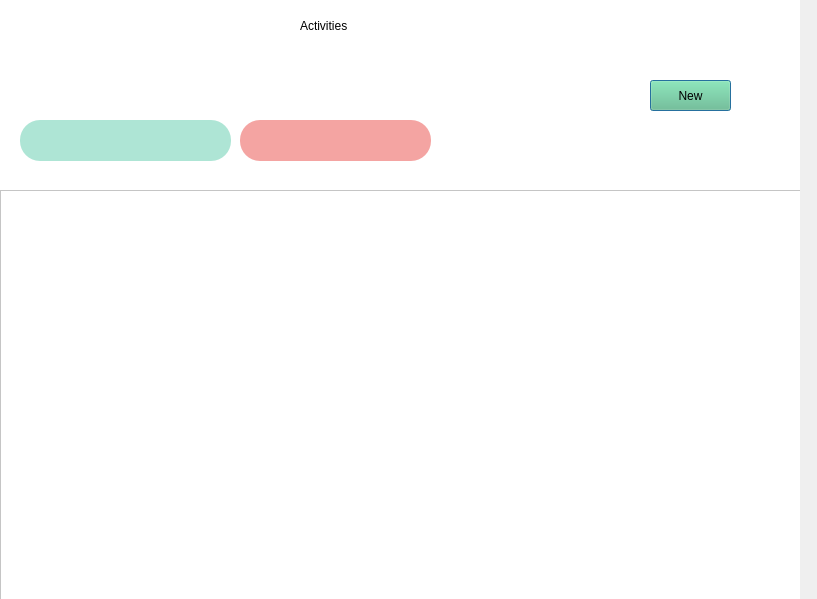
<?xml version="1.0" encoding="UTF-8"?>
<ui version="4.0">
 <class>Dialog</class>
 <widget class="QDialog" name="Dialog">
  <property name="geometry">
   <rect>
    <x>0</x>
    <y>0</y>
    <width>817</width>
    <height>599</height>
   </rect>
  </property>
  <property name="windowTitle">
   <string>Dialog</string>
  </property>
  <widget class="QWidget" name="bgwidget" native="true">
   <property name="geometry">
    <rect>
     <x>0</x>
     <y>0</y>
     <width>800</width>
     <height>600</height>
    </rect>
   </property>
   <property name="styleSheet">
    <string notr="true">background-color: rgb(255, 255, 255);</string>
   </property>
   <widget class="QLabel" name="activities">
    <property name="geometry">
     <rect>
      <x>300</x>
      <y>0</y>
      <width>151</width>
      <height>51</height>
     </rect>
    </property>
    <property name="styleSheet">
     <string notr="true">font: 24pt &quot;Sans Serif&quot;;color:rgb(0, 0, 0)</string>
    </property>
    <property name="text">
     <string>Activities</string>
    </property>
   </widget>
   <widget class="QPushButton" name="New">
    <property name="geometry">
     <rect>
      <x>650</x>
      <y>80</y>
      <width>81</width>
      <height>31</height>
     </rect>
    </property>
    <property name="styleSheet">
     <string notr="true">color: rgb(0, 0, 0);
font: 12pt &quot;Sans Serif&quot;;
background-color: rgb(97, 191, 132);</string>
    </property>
    <property name="text">
     <string>New</string>
    </property>
   </widget>
   <widget class="QLabel" name="date">
    <property name="geometry">
     <rect>
      <x>220</x>
      <y>70</y>
      <width>351</width>
      <height>31</height>
     </rect>
    </property>
    <property name="styleSheet">
     <string notr="true">font: 14pt &quot;Sans Serif&quot;;color:rgb(0, 0, 0)</string>
    </property>
    <property name="text">
     <string/>
    </property>
   </widget>
   <widget class="QTableWidget" name="tableWidget">
    <property name="geometry">
     <rect>
      <x>0</x>
      <y>190</y>
      <width>801</width>
      <height>411</height>
     </rect>
    </property>
    <property name="styleSheet">
     <string notr="true">background-color: rgb(255, 255, 255);</string>
    </property>
   </widget>
   <widget class="QPushButton" name="hours">
    <property name="geometry">
     <rect>
      <x>20</x>
      <y>120</y>
      <width>211</width>
      <height>41</height>
     </rect>
    </property>
    <property name="styleSheet">
     <string notr="true">border-radius:20px;
color: rgb(0, 0, 0);
font: 10pt &quot;Sans Serif&quot;;
background-color: rgb(174, 229, 213);</string>
    </property>
    <property name="text">
     <string/>
    </property>
   </widget>
   <widget class="QPushButton" name="breakHours">
    <property name="geometry">
     <rect>
      <x>240</x>
      <y>120</y>
      <width>191</width>
      <height>41</height>
     </rect>
    </property>
    <property name="styleSheet">
     <string notr="true">border-radius:20px;
color: rgb(0, 0, 0);
font: 10pt &quot;Sans Serif&quot;;
background-color: rgb(244, 164, 162);</string>
    </property>
    <property name="text">
     <string/>
    </property>
   </widget>
  </widget>
 </widget>
 <resources/>
 <connections/>
</ui>
